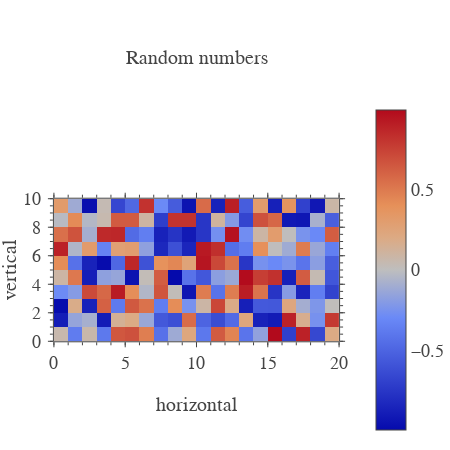

The cell this chart's notebook holds for it:
### Code cell
plt.show(heatmap)

### Figure 1 — Plotly figure (JSON) as saved in the notebook; plotly's stock layout.template omitted (floating-point values rounded to 4 significant figures; data arrays with more than 128 entries replaced by an {"elided": "..."} marker saying what was removed)
{"data": [{"dx": 1, "dy": 1, "transpose": true, "type": "heatmap", "uid": "55f5c60b-4873-4d15-9793-a4207c1f9c45", "x": [0, 1, 2, 3, 4, 5, 6, 7, 8, 9, 10, 11, 12, 13, 14, 15, 16, 17, 18, 19, 20], "y": [0, 1, 2, 3, 4, 5, 6, 7, 8, 9, 10], "z": {"elided": "20x10 float values"}}, {"type": "heatmap", "uid": "9d051ab2-a49e-4054-b798-a11c5c1f9952", "visible": false, "xaxis": "x101", "yaxis": "y101"}, {"type": "heatmap", "uid": "36c1ee87-5970-4fa2-b19e-7392ba5c1455", "visible": false, "xaxis": "x201", "yaxis": "y201"}], "layout": {"annotations": [{"font": {"family": "Arial", "size": 20}, "name": "title", "showarrow": false, "text": "Random numbers", "x": 0.5, "xanchor": "center", "xref": "paper", "y": 1, "yanchor": "bottom", "yref": "paper", "yshift": 30}], "font": {"family": "Arial", "size": 18}, "height": 450, "margin": {"b": 0, "l": 0, "r": 10}, "titlefont": {"family": "Arial", "size": 20}, "width": 450, "xaxis": {"anchor": "y", "automargin": true, "constrain": "domain", "dtick": 5, "hoverformat": ".f", "range": [0, 20], "showgrid": false, "showline": false, "showticklabels": true, "ticklen": 5, "ticks": "outside", "title": "horizontal", "titlefont": {"family": "Arial", "size": 20}, "zeroline": false}, "xaxis101": {"anchor": "y", "automargin": true, "constrain": "domain", "dtick": 5, "overlaying": "x", "range": [0, 20], "scaleanchor": "x", "showgrid": false, "showline": false, "showticklabels": false, "side": "top", "ticklen": 5, "ticks": "outside", "zeroline": false}, "xaxis201": {"anchor": "y", "automargin": true, "constrain": "domain", "dtick": 1, "mirror": "ticks", "overlaying": "x", "range": [0, 20], "scaleanchor": "x", "showgrid": false, "showline": true, "showticklabels": false, "ticklen": 3, "ticks": "outside", "zeroline": false}, "yaxis": {"anchor": "x", "automargin": true, "constrain": "domain", "dtick": 2, "hoverformat": ".f", "range": [0, 10], "scaleanchor": "x", "showgrid": false, "showline": false, "showticklabels": true, "ticklen": 5, "tickprefix": " ", "ticks": "outside", "ticksuffix": " ", "title": "vertical", "titlefont": {"family": "Arial", "size": 20}, "zeroline": false}, "yaxis101": {"anchor": "x", "automargin": true, "constrain": "domain", "dtick": 2, "overlaying": "y", "range": [0, 10], "scaleanchor": "y", "showgrid": false, "showline": false, "showticklabels": false, "side": "right", "ticklen": 5, "ticks": "outside", "zeroline": false}, "yaxis201": {"anchor": "x", "automargin": true, "constrain": "domain", "dtick": 0.5, "mirror": "ticks", "overlaying": "y", "range": [0, 10], "scaleanchor": "y", "showgrid": false, "showline": true, "showticklabels": false, "ticklen": 3, "ticks": "outside", "zeroline": false}}}
